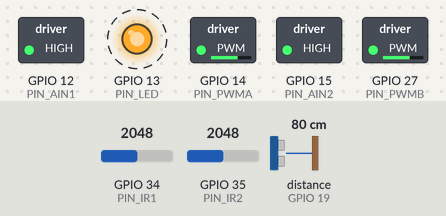
Simulated run of this sketch. Board: ESP32. On the bench: switched loads named in the sketch (green lamp = pin HIGH), output pins drawn as LEDs (lit = HIGH). Wiring (inferred from the names in the program): ultrasonic range finder: trigger GPIO 18; echo GPIO 19. Dashed ring = blinking. Inputs (shaded band) come from the test bench; at power-on: distance to the obstacle (sensor on GPIO 19) 80 cm, GPIO 34 (PIN_IR1) = 2048, GPIO 35 (PIN_IR2) = 2048. The echo pulse lasts 58.3 µs per cm; pins used as bus, display or sensor lines are not drawn; what the sketch prints to the serial monitor is not drawn.

Above: at 1.29 s.
1.3 s: distance to the obstacle (sensor on GPIO 19) set to 14 cm
4.3 s: distance to the obstacle (sensor on GPIO 19) set to 10 cm
At 4.77 s:
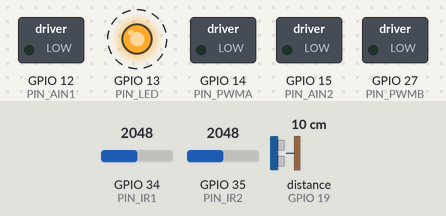
7.3 s: distance to the obstacle (sensor on GPIO 19) set to 18 cm
At 7.61 s:
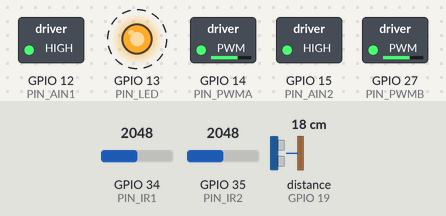
10.3 s: distance to the obstacle (sensor on GPIO 19) set to 2 cm
At 10.7 s:
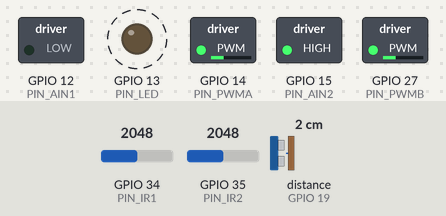
Timing chart, 0 to 14.3 s (numbered marks = the images above; inputs shaded):
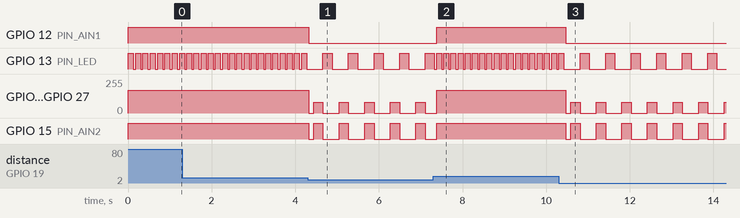

Measured:
- the behaviour switches between 13 and 12 cm on distance to the obstacle (sensor on GPIO 19) (found by bisection; images 0 and 1)
- after the input at 4.3 s, GPIO 12 (PIN_AIN1): HIGH → LOW at once; GPIO 13 (PIN_LED): alternates HIGH for 0.22 s and LOW for 0.39 s, starting after 0.36 s
- after the input at 7.3 s, GPIO 12 (PIN_AIN1): LOW → HIGH after 0.08 s; GPIO 13 (PIN_LED): alternates HIGH for 0.12 s and LOW for 0.05 s, starting after 0.08 s
- after the input at 10.3 s, GPIO 12 (PIN_AIN1): HIGH → LOW after 0.17 s; GPIO 13 (PIN_LED): alternates HIGH for 0.22 s and LOW for 0.39 s, starting after 0.51 s
- by itself, GPIO 13 (PIN_LED): alternates HIGH for 0.12 s and LOW for 0.05 s

The sketch:

firmware.ino
```cpp
// firmware.ino — MyZubster DIY kit (issue #75). Base sketch for ESP32 DevKit V1.
// Pure firmware: motor PWM + ultrasonic distance poll + IR proximity poll +
// status LED blink. **No WiFi/BT, no networking, no signing, no crypto**.

// ---- Pin map (see ../hardware/wiring.md) ----
static const int PIN_LED         = 13;
static const int PIN_PWMA        = 14;  // left wheel PWM
static const int PIN_PWMB        = 27;  // right wheel PWM
static const int PIN_AIN1        = 12;  // DRV8833 AIN1
static const int PIN_AIN2        = 15;  // DRV8833 AIN2
static const int PIN_TRIG        = 18;  // HC-SR04 TRIG
static const int PIN_ECHO        = 19;  // HC-SR04 ECHO
static const int PIN_IR1         = 34;  // IR analog 1
static const int PIN_IR2         = 35;  // IR analog 2

// ---- Tunables ----
static const int   PWM_FREQ_HZ    = 1000;
static const int   PWM_RES_BITS   = 8;
static const int   PWM_MAX        = (1 << PWM_RES_BITS) - 1;   // 255
static const int   PWM_DUTY_DRIVE = 170;  // 0..255 (66% default)
static const int   DIST_STOP_CM    = 12;   // obstacle threshold
static const int   PROX_RAW_MAX    = 4095;  // 12-bit ADC on ESP32
static const int   PROX_RAW_TRIG   = 2800;  // ~ 68% of full scale => close
static const long  LOOP_MS         = 50;

// State machine codes for the status-LED blink
enum MovementState { ST_IDLE, ST_DRIVE, ST_REVERSE };
static MovementState g_state = ST_IDLE;

static void driveInit() {
  ledcAttach(PIN_PWMA, PWM_FREQ_HZ, PWM_RES_BITS);
  ledcAttach(PIN_PWMB, PWM_FREQ_HZ, PWM_RES_BITS);
  pinMode(PIN_AIN1, OUTPUT);
  pinMode(PIN_AIN2, OUTPUT);
  pinMode(PIN_LED, OUTPUT);
  pinMode(PIN_TRIG, OUTPUT);
  pinMode(PIN_ECHO, INPUT);
  digitalWrite(PIN_AIN1, LOW);
  digitalWrite(PIN_AIN2, LOW);
}

static void motorsForward(int duty) {
  digitalWrite(PIN_AIN1, HIGH);
  digitalWrite(PIN_AIN2, HIGH);
  ledcWrite(PIN_PWMA, duty);
  ledcWrite(PIN_PWMB, duty);
}

static void motorsStop() {
  ledcWrite(PIN_PWMA, 0);
  ledcWrite(PIN_PWMB, 0);
  digitalWrite(PIN_AIN1, LOW);
  digitalWrite(PIN_AIN2, LOW);
}

static long measureCm() {
  digitalWrite(PIN_TRIG, LOW);
  delayMicroseconds(2);
  digitalWrite(PIN_TRIG, HIGH);
  delayMicroseconds(10);
  digitalWrite(PIN_TRIG, LOW);
  long dur = pulseIn(PIN_ECHO, HIGH, 30000UL);  // 30 ms timeout
  if (dur <= 0) return -1;
  return (dur * 34) / 2000;  // microsec to cm
}

static bool proxBlocked() {
  int v1 = analogRead(PIN_IR1);
  int v2 = analogRead(PIN_IR2);
  return (v1 >= PROX_RAW_TRIG || v2 >= PROX_RAW_TRIG);
}

static void blinkStatus(MovementState st) {
  switch (st) {
    case ST_IDLE:    digitalWrite(PIN_LED, HIGH); delay(40); digitalWrite(PIN_LED, LOW); break;
    case ST_DRIVE:   digitalWrite(PIN_LED, HIGH); delay(120); digitalWrite(PIN_LED, LOW); break;
    case ST_REVERSE: digitalWrite(PIN_LED, HIGH); delay(220); digitalWrite(PIN_LED, LOW); break;
  }
}

// No-op notification hook: the maintainer wires this to a notification/Webhook
// service downstream. Deliberately does not sign or broadcast any blockchain tx.
static void notifyMyzubster(const char* /* evt */) { /* no-op stub */ }

void setup() {
  Serial.begin(115200);
  driveInit();
  Serial.println("MyZubster DIY kit: boot ok");
}

void loop() {
  long cm = measureCm();
  bool blocked = proxBlocked() || (cm > 0 && cm < DIST_STOP_CM);

  if (blocked) {
    motorsStop();
    g_state = ST_REVERSE;
    notifyMyzubster("bump");
    delay(120);
    // simple back-spin (one side) to escape
    digitalWrite(PIN_AIN1, LOW);
    digitalWrite(PIN_AIN2, HIGH);
    ledcWrite(PIN_PWMA, 80);
    ledcWrite(PIN_PWMB, 80);
    delay(220);
    motorsStop();
  } else {
    motorsForward(PWM_DUTY_DRIVE);
    g_state = ST_DRIVE;
  }
  blinkStatus(g_state);
  delay(LOOP_MS);
}
```
